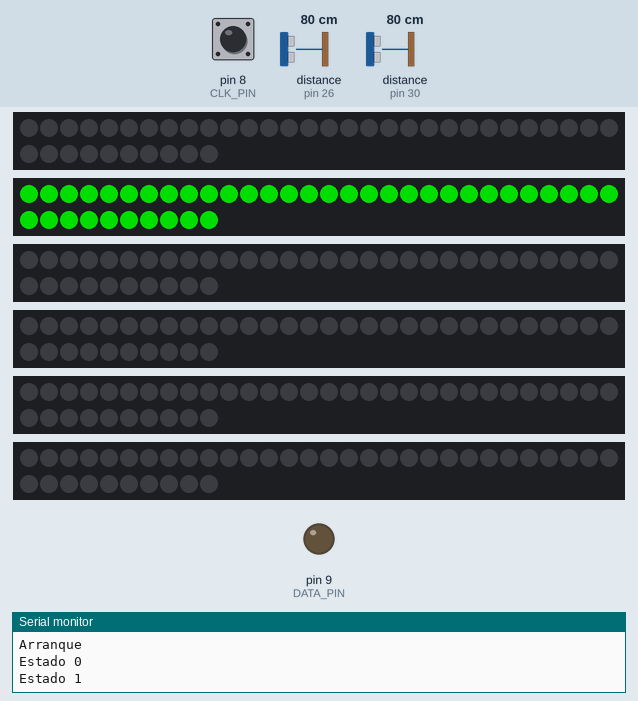
A sketch run on a simulated Arduino Mega 2560, built with avr-gcc and run on an emulated ATmega2560. On the bench: 6 × 40 RGB LEDs in strip order, left to right, continuing on the next row, output pins drawn as LEDs (lit = HIGH), the last lines printed to the serial monitor. The test bench sets the inputs (shaded band); at power-on: pin 8 (CLK_PIN) HIGH, distance to the obstacle (sensors on pin 26, pin 30) 80 cm. Dim RGB values are drawn brighter than linear; random numbers use the default seed unless the sketch sets one.

Above: at 2.1 s.
2.2 s: pin 8 (CLK_PIN) pulled LOW for 0.15 s
At 3.4 s:
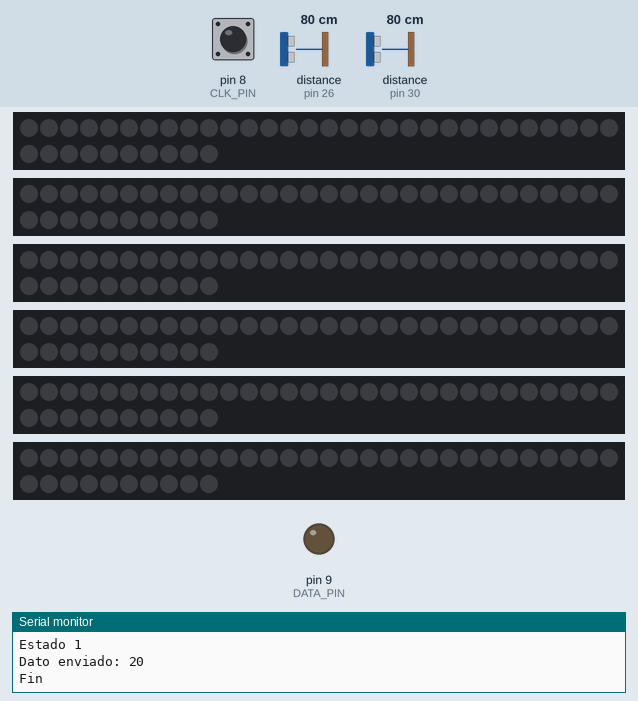
5.3 s: pin 8 (CLK_PIN) pulled LOW for 1 s
At 8.2 s:
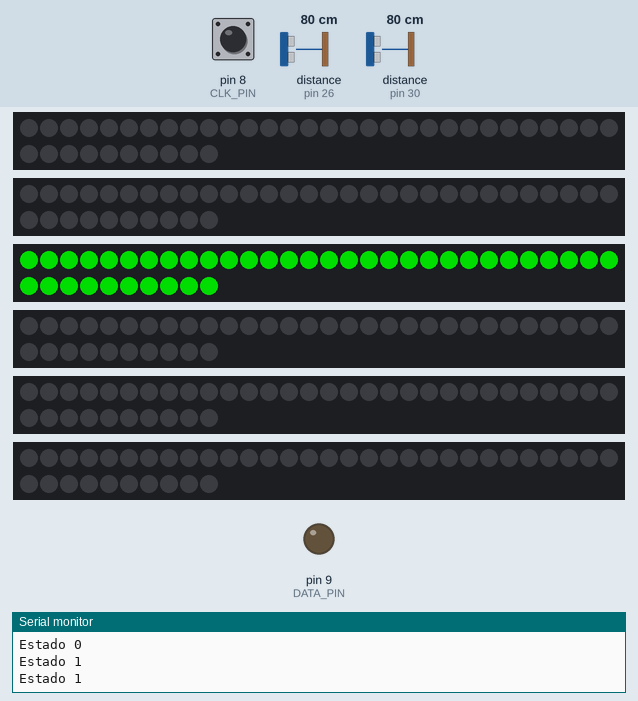
8.6 s: pin 8 (CLK_PIN) pulled LOW for 0.15 s
At 10.21 s:
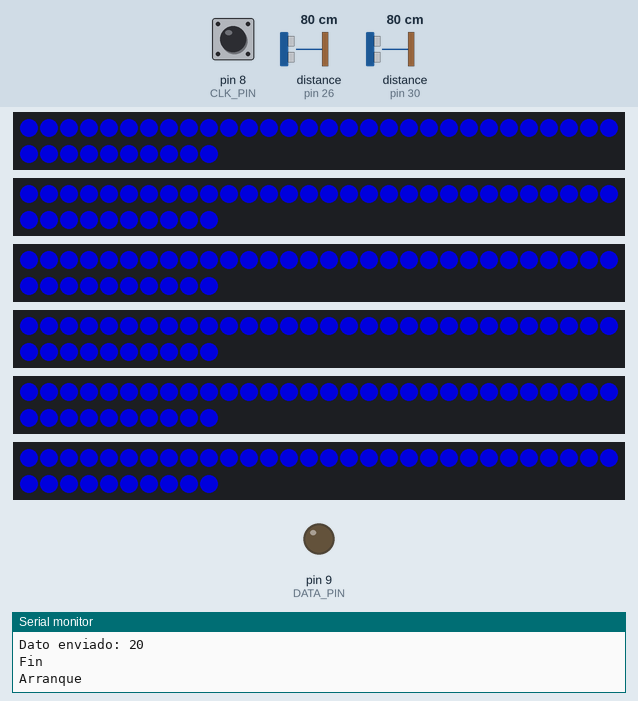
10.4 s: pin 8 (CLK_PIN) pulled LOW for 3.2 s
At 14.6 s:
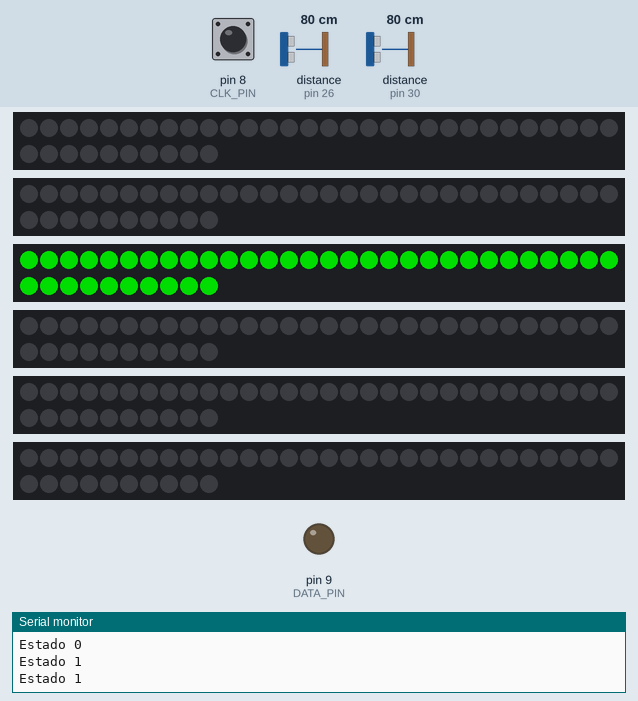
Timing chart, 0 to 16.1 s (numbered marks = the images above; inputs shaded):
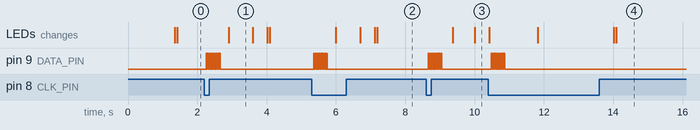

Measured:
- after the input at 2.2 s, pin 9 (DATA_PIN): alternates HIGH for 0.01 s and LOW for 0.01 s, 40 changes in all, then stays LOW, starting after 0.06 s; the LEDs: change after 0.70 s (image 1)
- after the input at 5.3 s, pin 9 (DATA_PIN): alternates HIGH for 0.01 s and LOW for 0.01 s, 40 changes in all, then stays LOW, starting after 0.06 s; the LEDs: first change after 0.70 s (image 2 shows a later state)
- after the input at 8.6 s, pin 9 (DATA_PIN): alternates HIGH for 0.01 s and LOW for 0.01 s, 40 changes in all, then stays LOW, starting after 0.06 s; the LEDs: first change after 0.77 s (image 3 shows a later state)
- after the input at 10.4 s, pin 9 (DATA_PIN): alternates HIGH for 0.01 s and LOW for 0.01 s, 40 changes in all, then stays LOW, starting after 0.08 s
- what the display in image 1 shows lasts 0.7 s, from 2.9 s to 3.6 s

The sketch:

aros_valen_v2.ino
```cpp
#include <NewPing.h>
#include <TimerOne.h>
#include <Adafruit_NeoPixel.h>

const int DATA_PIN = 9;  //sda 8
const int CLK_PIN = 8;

const int BIT_DELAY = 100;  // ms entre bits


byte data = 0;

// ESTADOS

int state;
#define WAITING_SERIAL 0
#define START_GAME 1
#define GAME 2
#define END_GAME 3

// NEOPIXELS

#define NP_PIN_1 23
#define NP_PIN_2 25
#define NP_PIN_3 27
#define NP_PIN_4 29
#define NP_PIN_5 31
#define NP_PIN_6 33

#define PIXELS_NUM 40
#define STICK_NUM 6


Adafruit_NeoPixel pixels[STICK_NUM] = {
  Adafruit_NeoPixel(PIXELS_NUM, NP_PIN_1, NEO_GRB + NEO_KHZ800),
  Adafruit_NeoPixel(PIXELS_NUM, NP_PIN_2, NEO_GRB + NEO_KHZ800),
  Adafruit_NeoPixel(PIXELS_NUM, NP_PIN_3, NEO_GRB + NEO_KHZ800),
  Adafruit_NeoPixel(PIXELS_NUM, NP_PIN_4, NEO_GRB + NEO_KHZ800),
  Adafruit_NeoPixel(PIXELS_NUM, NP_PIN_5, NEO_GRB + NEO_KHZ800),
  Adafruit_NeoPixel(PIXELS_NUM, NP_PIN_6, NEO_GRB + NEO_KHZ800)
};

// ULTRASONIDOS

#define US_PIN_1 22
#define US_PIN_2 24
#define US_PIN_3 26
#define US_PIN_4 28
#define US_PIN_5 30
#define US_PIN_6 32
#define US_PIN_7 34
#define US_PIN_8 36
#define US_PIN_9 38
#define US_PIN_10 40
#define US_PIN_11 42
#define US_PIN_12 44

#define MAX_DISTANCE 200
#define SONAR_NUM 12

unsigned int measures[SONAR_NUM];
unsigned int flags[SONAR_NUM];


int medicion;

int estado = -1;
int z = 1;

int puntaje = 0;
int tiempoAnterior;
int randomSelect;
int randomSelectAnterior = 0;

unsigned long timer_1 = 0;

const bool enabled[12] = {
  1, 0, 1, 1, 1, 1, 1, 0, 0, 0, 0, 0
};

NewPing sonar[SONAR_NUM] = {  // AGREGAR
  NewPing(US_PIN_1, US_PIN_1, MAX_DISTANCE),
  NewPing(US_PIN_2, US_PIN_2, MAX_DISTANCE),
  NewPing(US_PIN_3, US_PIN_3, MAX_DISTANCE),
  NewPing(US_PIN_4, US_PIN_4, MAX_DISTANCE),
  NewPing(US_PIN_5, US_PIN_5, MAX_DISTANCE),
  NewPing(US_PIN_6, US_PIN_6, MAX_DISTANCE),
  NewPing(US_PIN_7, US_PIN_7, MAX_DISTANCE),
  NewPing(US_PIN_8, US_PIN_8, MAX_DISTANCE),
  NewPing(US_PIN_9, US_PIN_9, MAX_DISTANCE),
  NewPing(US_PIN_10, US_PIN_10, MAX_DISTANCE),
  NewPing(US_PIN_11, US_PIN_11, MAX_DISTANCE),
  NewPing(US_PIN_12, US_PIN_12, MAX_DISTANCE)
};

void setup() {
  Serial.begin(9600);


  Timer1.initialize(1000);
  Timer1.attachInterrupt(timer_interrupt);

  for (int i = 0; i < STICK_NUM; i++) {
    pixels[i].begin();
  }

  for (int i = 0; i < STICK_NUM; i++) {
    pixels[i].clear();
    pixels[i].show();
  }

  stby_neo(0, 0, 150);
  delay(500);
  Serial.println("Inicio");
  pinMode(CLK_PIN, INPUT_PULLUP);
  pinMode(DATA_PIN, OUTPUT);
}

String msg;

void loop() {
  //Serial.println(timer_1);
  //randomSeed(analogRead(A5));

  maquina();
  //aroSelect(5);
}

void maquina() {
  int clkState = digitalRead(CLK_PIN);
  //Serial.println(clkState);

  if (digitalRead(CLK_PIN) == LOW && estado > -1) {
    delay(10);
    puntaje = 20;
    Serial.println("Dato enviado: " + String(puntaje));
    estado = 5;
  }
  switch (estado) {
    case -1:
      if (digitalRead(CLK_PIN) == HIGH) {
        estado = 0;
        Serial.println("Arranque");
      }

      break;

    case 0:
      estado = 1;
      timer_1 = 0;
      puntaje = 0;
      clear_neo();
      Serial.println("Estado 0");
      break;
    case 1:
      Serial.println("Estado 1");
      randomSelect = random(0, 6);
      //aroSelect(randomSelect);

      //Serial.println("Random: " + String(randomSelect));
      //Serial.println("Sensores: ");
      //Serial.println(randomSelect * 2);
      //Serial.println((randomSelect * 2) + 1);
      //delay(1000);


      estado = 4;

      break;

    case 4:
      //delay(1);

      if ((enabled[randomSelect * 2] == 0 && enabled[(randomSelect * 2) + 1] == 0) || randomSelect == randomSelectAnterior) {

        estado = 1;
      } else {
        //Serial.println("ok");
        aroSelect(randomSelect);
        //delay(20);
        estado = 2;
      }
      break;

    case 2:
      delay(1);

      medicion = sonar[randomSelect * 2].ping_cm();
      // Serial.println("midiendo");
      //Serial.println(randomSelect * 2);
      //Serial.println("Medicion:" + String(medicion));


      if (enabled[(randomSelect * 2)] == 0) {
        estado = 3;
      }
      if (medicion < 35 && medicion != 0) {

        if (enabled[(randomSelect * 2) + 1] == 0) {
          for (int i = 0; i < 4; i++) {
            aroSelect(randomSelect);
            ////delay(110);
            clear_neo();
            //delay(30);
          }
          randomSelectAnterior = randomSelect;
          estado = 1;
        } else {
          estado = 3;
        }
      }
      break;

    case 3:
      delay(1);

      medicion = sonar[(randomSelect * 2) + 1].ping_cm();
      //Serial.println("midiendo 2");
      // Serial.println((randomSelect * 2) + 1);

      if (medicion < 30 && medicion != 0) {


        clear_neo();

        randomSelectAnterior = randomSelect;
        estado = 1;
        puntaje += 1;
      }

      break;

    case 5:
      delay(50);
      sendByte(puntaje);
      delay(100);

      clear_neo();
      Serial.println("Fin");
      //delay(1000);
      puntaje = 0;
      stby_neo(0, 0, 150);
      estado = -1;

      break;
  }
}

void stby_neo(int r, int g, int b) {
  for (int i = 0; i < STICK_NUM; i++) {
    for (int j = 0; j < PIXELS_NUM; j++) {
      pixels[i].setPixelColor(j, pixels[i].Color(r, g, b));
      pixels[i].show();
    }
  }
}

void clear_neo() {

  for (int i = 0; i < STICK_NUM; i++) {
    for (int j = 0; j < PIXELS_NUM; j++) {
      pixels[i].setPixelColor(j, pixels[i].Color(0, 0, 0));
      pixels[i].show();
    }
  }
}

void aroSelect(int aro) {

  for (int j = 0; j < PIXELS_NUM; j++) {
    pixels[aro].setPixelColor(j, pixels[aro].Color(0, 150, 0));
    pixels[aro].show();
  }
}

void timer_interrupt() {
  timer_1++;
}

void sendByte(byte data) {
  pinMode(CLK_PIN, OUTPUT);
  digitalWrite(CLK_PIN, HIGH);
  while (puntaje != 0) {
    digitalWrite(DATA_PIN, HIGH);
    delay(10);
    digitalWrite(DATA_PIN, LOW);
    delay(10);
    puntaje -= 1;
  }
  digitalWrite(CLK_PIN, LOW);
  pinMode(CLK_PIN, INPUT_PULLUP);
}
```
